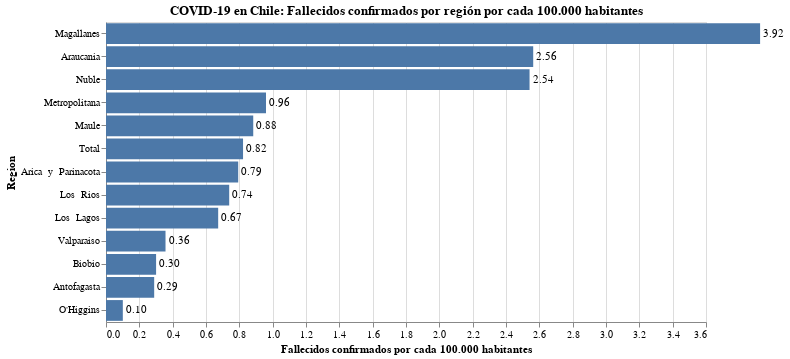

The notebook cell saved with this chart:
### Code cell
#hide_input
bars = alt.Chart(death_rate.reset_index()).mark_bar().encode(
    x = alt.X('Fallecidos:Q', scale=alt.Scale(domain=(0, 3.6)), axis=alt.Axis(title='Fallecidos confirmados por cada 100.000 habitantes')),
    y = alt.Y('Region:N', sort='-x')
).properties(
    title='COVID-19 en Chile: Fallecidos confirmados por región por cada 100.000 habitantes'
)

text = bars.mark_text(
    align='left',
    baseline='middle',
    dx=3  # Nudges text to right so it doesn't appear on top of the bar
).encode(
    text=alt.Text('Fallecidos:Q', format=',.2f')
)

bars.configure_title(
    fontSize=20,
    font='Courier',
    anchor='start',
    color='gray'
)

(bars + text).properties(width=600, height=300)

### Figure 1 — Vega-Lite specification as saved in the notebook (floating-point values rounded to 4 significant figures)
{"config": {"view": {"continuousWidth": 400, "continuousHeight": 300}}, "layer": [{"mark": "bar", "encoding": {"x": {"type": "quantitative", "axis": {"title": "Fallecidos confirmados por cada 100.000 habitantes"}, "field": "Fallecidos", "scale": {"domain": [0, 3.6]}}, "y": {"type": "nominal", "field": "Region", "sort": "-x"}}, "title": "COVID-19 en Chile: Fallecidos confirmados por región por cada 100.000 habitantes"}, {"mark": {"type": "text", "align": "left", "baseline": "middle", "dx": 3}, "encoding": {"text": {"type": "quantitative", "field": "Fallecidos", "format": ",.2f"}, "x": {"type": "quantitative", "axis": {"title": "Fallecidos confirmados por cada 100.000 habitantes"}, "field": "Fallecidos", "scale": {"domain": [0, 3.6]}}, "y": {"type": "nominal", "field": "Region", "sort": "-x"}}, "title": "COVID-19 en Chile: Fallecidos confirmados por región por cada 100.000 habitantes"}], "data": {"name": "data-05e6ca5bb9912be82273377a2d394ee7"}, "height": 300, "width": 600, "$schema": "https://vega.github.io/schema/vega-lite/v4.8.1.json", "datasets": {"data-05e6ca5bb9912be82273377a2d394ee7": [{"Region": "O'Higgins", "Fallecidos": 0.1009}, {"Region": "Antofagasta", "Fallecidos": 0.2891}, {"Region": "Biobio", "Fallecidos": 0.3005}, {"Region": "Valparaiso", "Fallecidos": 0.3571}, {"Region": "Los  Lagos", "Fallecidos": 0.6731}, {"Region": "Los  Rios", "Fallecidos": 0.7392}, {"Region": "Arica  y  Parinacota", "Fallecidos": 0.7933}, {"Region": "Total", "Fallecidos": 0.8223}, {"Region": "Maule", "Fallecidos": 0.8834}, {"Region": "Metropolitana", "Fallecidos": 0.96}, {"Region": "Nuble", "Fallecidos": 2.541}, {"Region": "Araucania", "Fallecidos": 2.563}, {"Region": "Magallanes", "Fallecidos": 3.925}]}}
